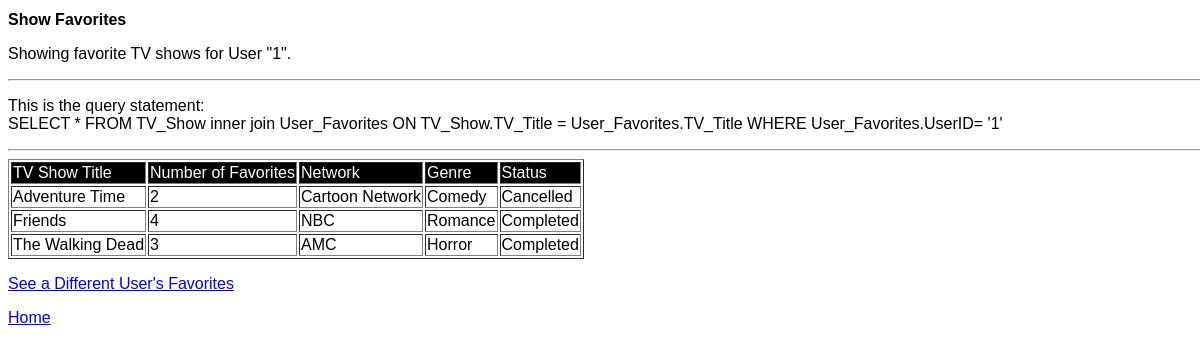
Screenshot of /show_favorites_output.php?UserID=1 with the database file from the repository.
### tables this page shows
create table if not exists User_Favorites (
	UserID int(5),
    TV_Title varchar(100),
    foreign key (UserID) references Users(UserID),
    foreign key (TV_Title) references TV_Show(TV_Title),
    primary key (UserID, TV_Title)
);

create table if not exists TV_Show (
	TV_Title varchar(100) not null,
    Num_of_Favorites int default 0,
    Network varchar(100),
    Genre varchar(100),
    Ongoing varchar(100),
    primary key(TV_Title),
    foreign key (Genre) references Genre(Genre),
    foreign key (Ongoing) references Ongoing(Ongoing)
);

### show_favorites_output.php (the view, shortened to what this page needs)
<!doctype html>
<html>
	<head>
		<link rel="stylesheet" type="text/css"  href="database.css"/>
	</head>
	<body>
		<h1>Show Favorites</h1>
		<?php
			require_once 'login.php';
			$connection = mysqli_connect( $db_host, $db_user,
							$db_pass, $db_base);
			$query = "SELECT * FROM TV_Show";
			if ( isset($_GET["UserID"]) && ! empty($_GET["UserID"]) ){
				$id=mysqli_real_escape_string($connection,$_GET["UserID"]);
				$query.=" inner join User_Favorites ON TV_Show.TV_Title = User_Favorites.TV_Title WHERE User_Favorites.UserID= '".$id."'";
				echo '<p>Showing favorite TV shows for User "'.htmlentities($_GET["UserID"]).'".</p>';
			} else {
				echo '<p>Showing all TV shows.</p>';
			}
			echo '<hr/><p>This is the query statement: <br/>'. $query .'</p><hr/>';
			$result = mysqli_query($connection, $query);
			if (mysqli_num_rows($result) == 0) {
				echo '<p style="color: red; font-weight: bold;">No results found.</p>';
			} else {
		?>
		<table border=1>
			<tr style="color:white; background-color:black;">
				<td>TV Show Title</td>
				<td>Number of Favorites</td>
				<td>Network</td>
				<td>Genre</td>
				<td>Status</td>
			</tr>
			<?php
			  while ($row = mysqli_fetch_assoc($result)){
				$title=htmlentities($row["TV_Title"]);
				$favorites=htmlentities($row["Num_of_Favorites"]);
				$network=htmlentities($row["Network"]);
				$genre=htmlentities($row["Genre"]);
				$ongoing=htmlentities($row["Ongoing"]);
				echo '<tr>';
				echo '<td>'  .  $title  .   '</td>';
				echo '<td>'  .  $favorites . '</td>';
				echo '<td>'  .  $network . '</td>';
				echo '<td>'  .  $genre . '</td>';
				echo '<td>'  .  $ongoing . '</td>';
				echo '</tr>';
			  };
			};
			?>
		</table>
		<p><a href="search_tvshows_input.php">See a Different User's Favorites</a></p>
		<p><a href="project.php">Home</a></p>
	</body>
</html>

### database.css (style rules this page uses)
html, body, h1, h2, h3, a, ol, ul, li, div, audio, blockquote, img, video, iframe, header, footer, main, nav { border: 0px; font-size: 100%; vertical-align: baseline; }
html { height: 100%; width: 100%; background-color: white; overflow-y: scroll; }
body { font-family: Helvetica, Arial, Sans-Serif; height: 100%; width: 100%; }

### show_favorites_output.php (style rules this page uses)
p, h1, h2, h3, h4, h5, body { font-family: Helvetica, Open Sans; }

### rows the page displays
user_favorites: TV_Title "Adventure Time", TV_Title.Num_of_Favorites "2", TV_Title.Network "Cartoon Network", TV_Title.Genre "Comedy", TV_Title.Ongoing "Cancelled"
user_favorites: TV_Title "Friends", TV_Title.Num_of_Favorites "4", TV_Title.Network "NBC", TV_Title.Genre "Romance", TV_Title.Ongoing "Completed"
user_favorites: TV_Title "The Walking Dead", TV_Title.Num_of_Favorites "3", TV_Title.Network "AMC", TV_Title.Genre "Horror", TV_Title.Ongoing "Completed"

### other values shown
$_GET["UserID"] "1"
$query "SELECT * FROM TV_Show inner join User_Favorites ON TV_Show.TV_Title = User_Favorites.TV_Title WHERE User_Favorites.UserID= '1'"
